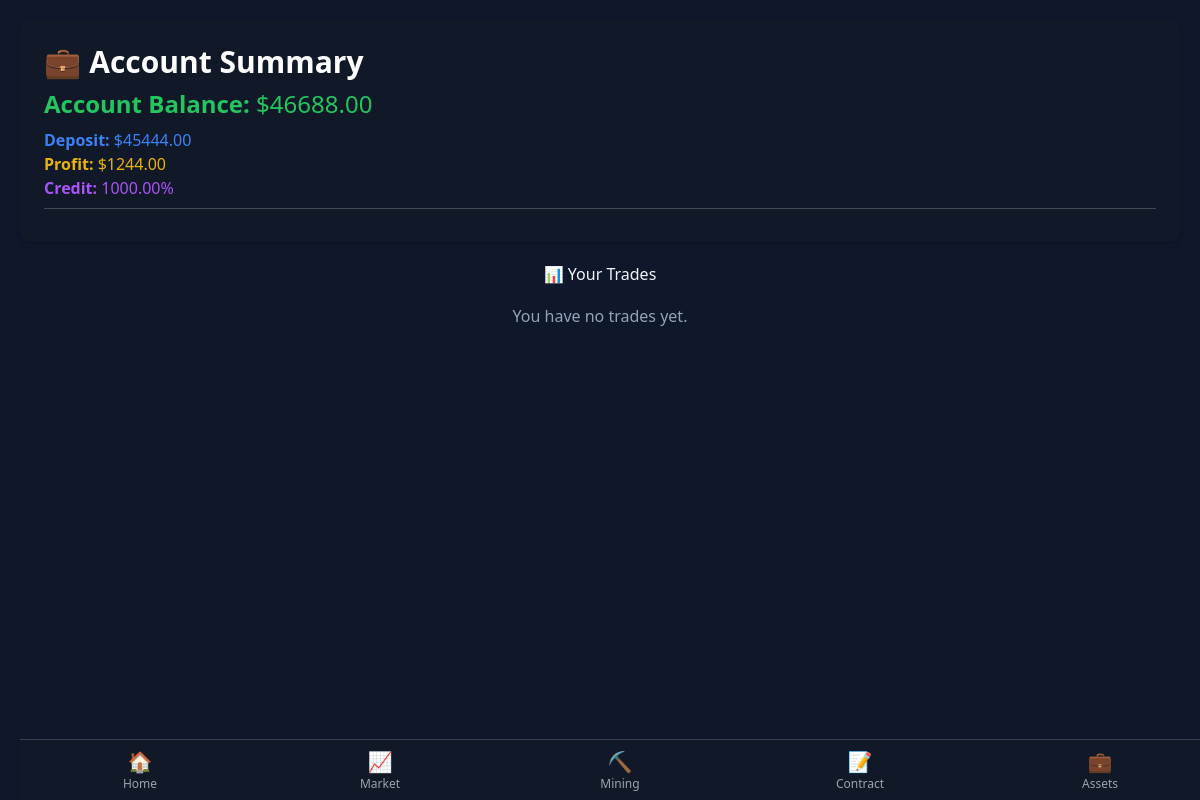
The page /assets/ (signed in) on the database its author committed.
### powerdigital_app/models.py (models this page shows, shortened)
class Profile(models.Model):
    user = models.OneToOneField(User, on_delete=models.CASCADE)
    withdrawal_password = models.CharField(max_length=128)
    total_deposit = models.DecimalField(default=0, max_digits=12, decimal_places=2)
    total_profit = models.DecimalField(default=0, max_digits=12, decimal_places=2)
    credit = models.DecimalField(default=0, max_digits=12, decimal_places=2)
    invite_code = models.CharField(max_length=12, unique=True, blank=True, null=True)

### powerdigital_app/views.py (the view)
# urls.py: path("assets/", views.user_trades, name="user_trades"),
@login_required
def user_trades(request):
    if request.user.is_staff or request.user.is_superuser:
        return redirect('admin_dashboard')
    trades = TradeOrder.objects.filter(user=request.user).order_by('-created_at')
    profile, _ = Profile.objects.get_or_create(user=request.user)
    total_profit = profile.total_profit
    total_credit = profile.credit
    total_deposit = profile.total_deposit
    total_balance = total_deposit + total_profit
    paginator = Paginator(trades, 10)
    page_number = request.GET.get('page')
    page_obj = paginator.get_page(page_number)
    return render(request, "main/assets.html", {
        "user_trades": page_obj,  # ✅ Paginated trades
        "total_deposit": total_deposit,
        "total_profit": total_profit,
        "total_balance": total_balance,
        "credit": total_credit,
        "page_obj": page_obj,
    })

### powerdigital_app/templates/main/assets.html (shortened to what this page needs)
{% extends 'main/base.html' %} {% block content %}
<!DOCTYPE html>
<html lang="en">
	<head>
		<script src="https://cdn.tailwindcss.com"></script>
	</head>
	<body>
		<div class="max-w-">
			{% if request.user.is_authenticated %}
				<div class="p-4 bg-gray-900 text-white rounded-lg shadow-md">
					<h2 class="text-xl md:text-3xl font-bold mb-2">💼 Account Summary</h2>
					<p class="text-green-500 text-xl my-2 md:text-2xl"><strong>Account Balance:</strong>
						${{ total_balance }}</p>
					<p class="text-blue-500"><strong> Deposit:</strong> ${{ total_deposit }}</p>
					<p class="text-yellow-500"><strong> Profit:</strong> ${{ total_profit }}</p>
					<p class="text-purple-500"><strong> Credit:</strong> {{ credit }}%</p>
					<hr class="my-2 border-gray-300" />
				</div>
			</div>
			{% endif %}
			<h2 style="text-align: center; color: #f1f5f9" class="mt-4">📊 Your Trades</h2>
			{% if page_obj %}
			<table>
				<thead>
					<tr>
						<th>Pair</th>
						<th>Direction</th>
						<th>Amount (USDT)</th>
						<th>Expiry (s)</th>
						<th>Profit/Loss</th>
						<th>Created At</th>
					</tr>
				</thead>
				<tbody>
					{% for trade in page_obj %}
					<tr>
						<td>{{ trade.pair }}</td>
						<td>
							{% if trade.direction == 'Buy Up' %}
							<span class="text-green">📈 Buy Up</span>
							{% else %}
							<span class="text-red">📉 Buy Down</span>
							{% endif %}
						</td>
						<td>${{ trade.amount }}</td>
						<td>{{ trade.expiry_time }} sec</td>
						<td>{{ trade.single_trade }}</td>
						<td>{{ trade.created_at|date:"Y-m-d H:i:s" }}</td>
					</tr>
					{% endfor %}
				</tbody>
			</table>
			<br />
			<div class="mt-8 flex justify-center items-center space-x-2">
				{% if page_obj.has_previous %}
				<a
					href="?page=1"
					class="px-3 py-1 bg-gray-700 text-white rounded hover:bg-gray-600"
					>« First</a
				>
				<a
					href="?page={{ page_obj.previous_page_number }}"
					class="px-3 py-1 bg-gray-700 text-white rounded hover:bg-gray-600"
					>← Prev</a
				>
				{% else %}
				<span
					class="px-3 py-1 bg-blue-800 text-gray-100 rounded cursor-not-allowed"
					>« First</span
				>
				<span
					class="px-3 py-1 bg-blue-800 text-gray-100 rounded cursor-not-allowed"
					>← Prev</span
				>
				{% endif %}
				<span class="px-4 py-1 bg-blue-800 text-white rounded text-sm">
					Page {{ page_obj.number }} of {{ page_obj.paginator.num_pages }}
				</span>
				{% if page_obj.has_next %}
				<a
					href="?page={{ page_obj.next_page_number }}"
					class="px-3 py-1 bg-gray-700 text-white rounded hover:bg-gray-600"
					>Next →</a
				>
				<a
					href="?page={{ page_obj.paginator.num_pages }}"
					class="px-3 py-1 bg-gray-700 text-white rounded hover:bg-gray-600"
					>Last »</a
				>
				{% else %}
				<span
					class="px-3 py-1 bg-blue-800 text-gray-100 rounded cursor-not-allowed"
					>Next →</span
				>
				<span
					class="px-3 py-1 bg-blue-800 text-gray-100 rounded cursor-not-allowed"
					>Last »</span
				>
				{% endif %}
			</div>
			{% else %}
			<p class="no-trades">You have no trades yet.</p>
			{% endif %}
		<br /><br /><br />
	</body>
</html>
{% endblock %}

### powerdigital_app/templates/main/base.html (style rules this page uses)
body { background-color: #121420; color: #fff; padding-bottom: 100px; }

### powerdigital_app/templates/main/assets.html (style rules this page uses)
body { background-color: #0f172a; color: #e2e8f0; font-family: "Segoe UI", Tahoma, Geneva, Verdana, sans-serif; margin: 0; padding: 20px; }
.no-trades { text-align: center; margin-top: 20px; color: #94a3b8; }

### rows shown on the page
Profile: total_deposit "45444.00", total_profit "1244.00", credit "1000.00"

### other values the page prints
{{ total_balance }} "46688.00"
